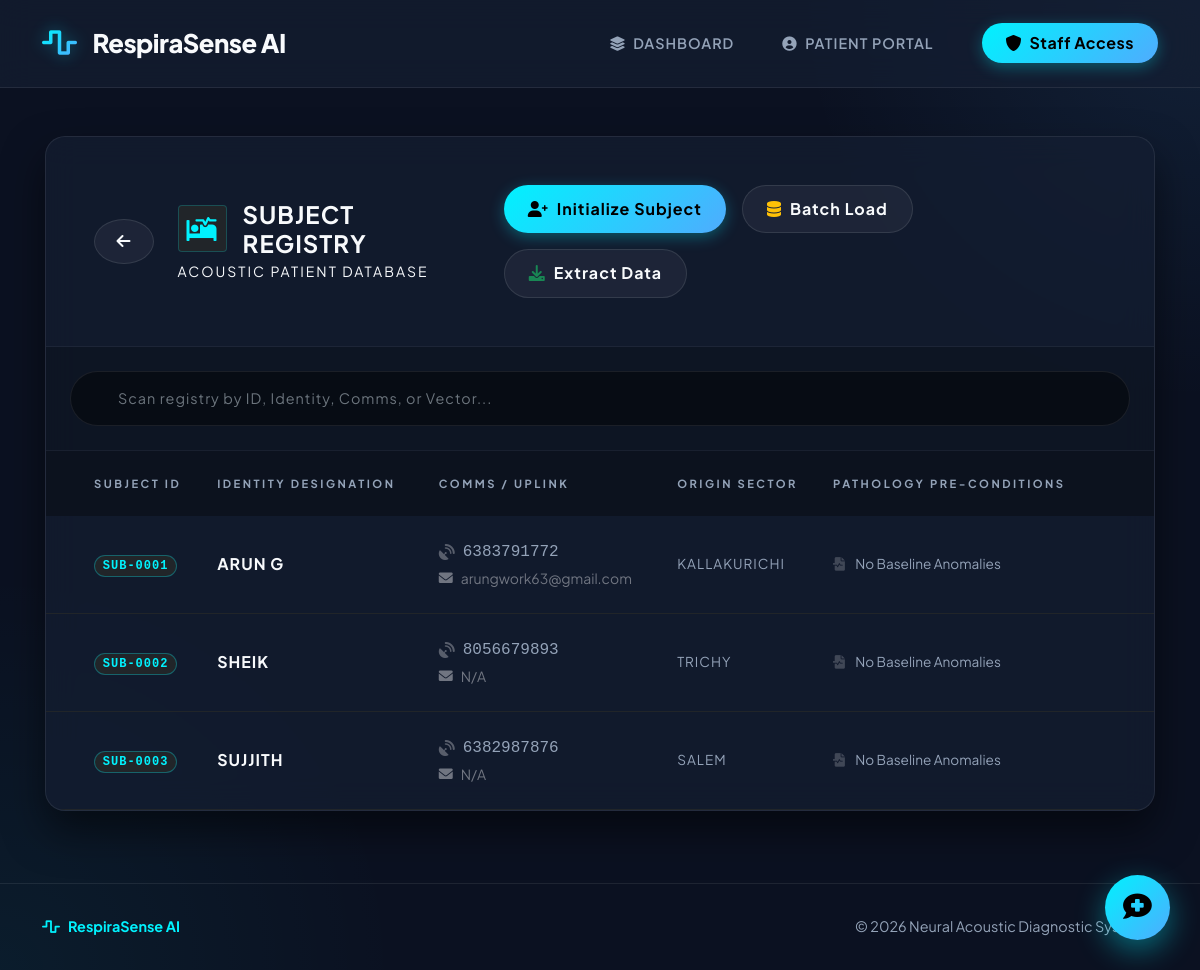
The app's page /admin/patients (signed in) with its own data.
### models.py (models this page shows, shortened)
class Patient(UserMixin, db.Model):
    __tablename__ = 'patients'
    id = db.Column(db.Integer, primary_key=True)
    name = db.Column(db.String(100), nullable=False)
    phone = db.Column(db.String(20), unique=True, nullable=False)
    email = db.Column(db.String(100))
    address = db.Column(db.String(200))
    district = db.Column(db.String(100))
    medical_history = db.Column(db.Text)
    created_at = db.Column(db.DateTime, default=datetime.utcnow)
    scan_reports = db.relationship('ScanReport', backref='patient', lazy=True)
    chat_history = db.relationship('ChatHistory', backref='patient', lazy=True)

### app.py (the view)
@app.route('/admin/patients')
@login_required
def manage_patients():
    if not isinstance(current_user, Admin):
        return redirect(url_for('admin_login'))
    patients = Patient.query.all()
    return render_template('manage_patients.html', patients=patients)

### app.py (called while the page is built)
@login_manager.user_loader
def load_user(user_id):
    user_type = session.get('user_type')
    if user_type == 'admin':
        return Admin.query.get(int(user_id))
    elif user_type == 'patient':
        return Patient.query.get(int(user_id))
    else:
        user = Admin.query.get(int(user_id))
        if user:
            return user
        return Patient.query.get(int(user_id))

### templates/manage_patients.html (shortened to what this page needs)
{% extends "base.html" %}
{% block content %}
<div class="row mb-4">
    <div class="col-md-12">
        <div class="card glass-card overflow-hidden">
            <div class="card-header bg-transparent p-4 p-md-5" style="border-bottom: 1px solid rgba(255,255,255,0.05);">
                <div class="d-flex flex-column flex-md-row justify-content-between align-items-md-center gap-4">
                    <div class="d-flex align-items-center gap-4">
                        <a href="{{ url_for('admin_dashboard') }}" class="btn action-btn rounded-circle d-flex align-items-center justify-content-center" style="width: 45px; height: 45px;" title="Return to Core">
                            <i class="fas fa-arrow-left"></i>
                        </a>
                        <div>
                            <h4 class="mb-1 fw-bolder text-uppercase d-flex align-items-center gap-3" style="color: var(--text-main); letter-spacing: 1px;">
                                <div class="p-2 rounded bg-dark border" style="border-color: rgba(0, 242, 254, 0.2) !important;">
                                    <i class="fas fa-bed-pulse" style="color: var(--accent-cyan);"></i>
                                </div>
                                Subject Registry
                            </h4>
                            <p class="mb-0 text-dim small text-uppercase" style="letter-spacing: 2px;">Acoustic Patient Database</p>
                        </div>
                    </div>
                    <div class="d-flex gap-3 flex-wrap">
                        <button class="btn btn-primary rounded-pill fw-bold px-4 d-flex align-items-center gap-2" data-bs-toggle="modal" data-bs-target="#addPatientModal" style="letter-spacing: 1px;">
                            <i class="fas fa-user-plus"></i> Initialize Subject
                        </button>
                        <button class="btn action-btn rounded-pill fw-bold px-4 d-flex align-items-center gap-2" data-bs-toggle="modal" data-bs-target="#importModal" style="letter-spacing: 1px;">
                            <i class="fas fa-database text-warning"></i> Batch Load
                        </button>
                        <a href="{{ url_for('export_patients') }}" class="btn action-btn rounded-pill fw-bold px-4 d-flex align-items-center gap-2" style="letter-spacing: 1px;">
                            <i class="fas fa-download text-success"></i> Extract Data
                        </a>
                    </div>
                </div>
            </div>
            <div class="p-4" style="background: rgba(0,0,0,0.2); border-bottom: 1px solid rgba(255,255,255,0.05);">
                <div class="input-group rounded-pill overflow-hidden search-input">
                    <span class="input-group-text bg-transparent border-0 ps-4" style="color: var(--accent-cyan);"></span>
                    <input type="text" class="form-control border-0 py-3 shadow-none bg-transparent text-white" id="patientSearchInput" onkeyup="filterPatients()" placeholder="Scan registry by ID, Identity, Comms, or Vector..." style="letter-spacing: 1px; font-size: 0.9rem;">
                </div>
            </div>
            <div class="card-body p-0">
                <div class="table-responsive">
                    <table class="table align-middle mb-0" style="color: var(--text-main); border-collapse: separate; border-spacing: 0;">
                        <thead style="background: rgba(0,0,0,0.3);">
                            <tr>
                                <th class="ps-5 py-4 text-uppercase border-0" style="color: var(--text-dim); font-size: 0.7rem; letter-spacing: 2.5px; font-weight: 700;">Subject ID</th>
                                <th class="py-4 text-uppercase border-0" style="color: var(--text-dim); font-size: 0.7rem; letter-spacing: 2.5px; font-weight: 700;">Identity Designation</th>
                                <th class="py-4 text-uppercase border-0" style="color: var(--text-dim); font-size: 0.7rem; letter-spacing: 2.5px; font-weight: 700;">Comms / Uplink</th>
                                <th class="py-4 text-uppercase border-0" style="color: var(--text-dim); font-size: 0.7rem; letter-spacing: 2.5px; font-weight: 700;">Origin Sector</th>
                                <th class="pe-5 py-4 text-uppercase border-0" style="color: var(--text-dim); font-size: 0.7rem; letter-spacing: 2.5px; font-weight: 700;">Pathology Pre-Conditions</th>
                            </tr>
                        </thead>
                        <tbody id="patientTableBody">
                            {% if patients %}
                                {% for patient in patients %}
                                <tr class="patient-row table-row-hover" style="border-bottom: 1px solid rgba(255,255,255,0.02); transition: background 0.2s;">
                                    <td class="ps-5 py-4 border-bottom border-dark">
                                        <span class="badge rounded-pill bg-dark border" style="color: var(--accent-cyan); border-color: rgba(0,242,254,0.3) !important; font-family: monospace; letter-spacing: 1px;">SUB-{{ "%04d"|format(patient.id) }}</span>
                                    </td>
                                    <td class="fw-bold py-4 text-uppercase border-bottom border-dark" style="color: var(--text-main); letter-spacing: 1px;">
                                        {{ patient.name }}
                                    </td>
                                    <td class="py-4 border-bottom border-dark">
                                        <div class="d-flex align-items-center mb-1" style="color: var(--text-dim); font-family: monospace;">
                                            <i class="fas fa-satellite-dish me-2" style="color: rgba(255,255,255,0.3);"></i> {{ patient.phone }}
                                        </div>
                                        <div class="d-flex align-items-center small" style="color: rgba(255,255,255,0.4);">
                                            <i class="fas fa-envelope me-2"></i> {{ patient.email or 'N/A' }}
                                        </div>
                                    </td>
                                    <td class="py-4 border-bottom border-dark text-uppercase" style="color: var(--text-dim); font-size: 0.85rem; letter-spacing: 1px;">
                                        {{ patient.district }}
                                    </td>
                                    <td class="pe-5 py-4 border-bottom border-dark">
                                        <div class="text-truncate" style="max-width: 250px; color: var(--text-dim); font-size: 0.85rem;" title="{{ patient.medical_history }}">
                                            <i class="fas fa-file-medical-alt me-2" style="color: rgba(255,255,255,0.2);"></i>
                                            {{ patient.medical_history if patient.medical_history else 'No Baseline Anomalies' }}
                                        </div>
                                    </td>
                                </tr>
                                {% endfor %}
                            {% endif %}
                        </tbody>
                    </table>
                </div>
            </div>
        </div>
    </div>
</div>
{% endblock %}

### templates/base.html (style rules this page uses)
:root { --bg-main: #0b1121; --bg-surface: #151e32; --bg-glass: rgba(21, 30, 50, 0.7); --primary-gradient: linear-gradient(135deg, #00f2fe 0%, #4facfe 100%); --accent-cyan: #00f2fe; --text-main: #f8fafc; --text-dim: #94a3b8; --border-subtle: rgba(255, 255, 255, 0.08); --shadow-glow: 0 0 20px rgba(0, 242, 254, 0.2); }
body { font-family: 'Plus Jakarta Sans', sans-serif; background-color: var(--bg-main); background-image: radial-gradient(circle at top right, rgba(79, 172, 254, 0.1), transparent 400px), radial-gradient(circle at bottom left, rgba(0, 242, 254, 0.05), transparent 400px); color: var(--text-main); min-height: 100vh; display: flex; flex-direction: column; -webkit-font-smoothing: antialiased; }
.card { background: var(--bg-surface); border: 1px solid var(--border-subtle); border-radius: 20px; box-shadow: 0 10px 30px -10px rgba(0, 0, 0, 0.5); transition: transform 0.3s ease, box-shadow 0.3s ease, border-color 0.3s ease; color: var(--text-main); }
.btn { border-radius: 50px; padding: 0.7rem 1.8rem; font-weight: 700; letter-spacing: 0.5px; transition: all 0.3s ease; }
.btn-primary { background: var(--primary-gradient); border: none; color: #000; box-shadow: 0 4px 15px rgba(0, 242, 254, 0.3); }

### templates/manage_patients.html (style rules this page uses)
.glass-card { background: rgba(21, 30, 50, 0.7); backdrop-filter: blur(16px); -webkit-backdrop-filter: blur(16px); border: 1px solid var(--border-subtle) !important; border-radius: 20px; box-shadow: 0 20px 40px rgba(0,0,0,0.5); }
.action-btn { transition: all 0.3s ease; background: rgba(255, 255, 255, 0.05); color: var(--text-main); border: 1px solid rgba(255, 255, 255, 0.1); }
.search-input { background: rgba(0, 0, 0, 0.4) !important; border: 1px solid var(--border-subtle) !important; color: var(--text-main) !important; }
.search-input::placeholder { color: var(--text-dim) !important; }

### records on screen
Patient: id "0001", name "ARUN G", phone "6383791772", email "arungwork63@gmail.com", district "KALLAKURICHI", medical_history "No Baseline Anomalies"
Patient: id "0002", name "SHEIK", phone "8056679893", email "N/A", district "TRICHY", medical_history "No Baseline Anomalies"
Patient: id "0003", name "SUJJITH", phone "6382987876", email "N/A", district "SALEM", medical_history "No Baseline Anomalies"
